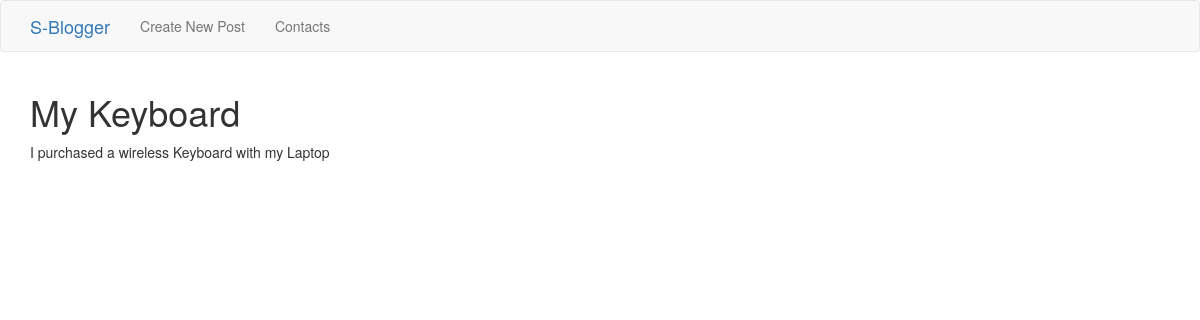
Screenshot of /post/2 with the database file from the repository.
### tables this page shows
CREATE TABLE "postsdb" (
	"id"	INTEGER PRIMARY KEY AUTOINCREMENT,
	"title"	TEXT,
	"content"	TEXT
);

### app.py (the view)
@app.route('/post/<int:post_id>')
def post(post_id):
    posts = get_all_posts()
    post = posts.get(post_id)
    if not post:
        return render_template('404.html', message=f"A post with id: {post_id} is not found")
    return render_template('post.html', post=post)

### context_manager_db.py (called while the page is built)
    def __enter__(self):
        self.connection = sqlite3.connect(self.host)
        return self.connection

    def __exit__(self, exc_type, exc_val, exc_tb):
        if exc_tb or exc_type or exc_val:
            self.connection.close()
        else:
            self.connection.commit()
            self.connection.close()

### database.py (called while the page is built)
def get_all_posts():
    with DatabaseConnection(database_file) as connection:
        cursor = connection.cursor()
        cursor.execute("SELECT * FROM postsdb")
        posts = {row[0]: {'id': row[0], 'title': row[1], 'content': row[2]} for row in cursor.fetchall()}
    return posts

### templates/post.html
{% extends 'base.jinja2' %}
{% block content %}
        <div class="container">
                <h1>{{ post['title'] }}</h1>
                <p>{{ post['content'] }}</p>
        </div>
{% endblock %}

### rows the page displays
postsdb: title "My Keyboard", content "I purchased a wireless Keyboard with my Laptop"
